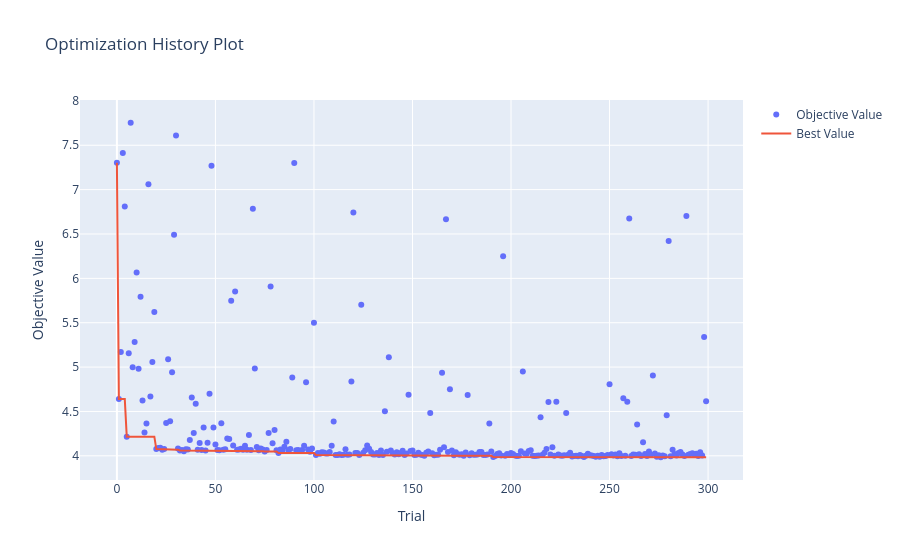

The notebook cell saved with this chart:
### Code cell
#optuna.visualization.plot_optimization_history(rf_model_study)

### Figure 1 — Plotly figure (JSON) as saved in the notebook; plotly's stock layout.template omitted (floating-point values rounded to 4 significant figures; data arrays with more than 128 entries replaced by an {"elided": "..."} marker saying what was removed)
{"data": [{"mode": "markers", "name": "Objective Value", "type": "scatter", "x": {"elided": "300 int values"}, "y": {"elided": "300 float values"}}, {"mode": "lines", "name": "Best Value", "type": "scatter", "x": {"elided": "300 int values"}, "y": {"elided": "300 float values"}}, {"marker": {"color": "#cccccc"}, "mode": "markers", "name": "Infeasible Trial", "showlegend": false, "type": "scatter", "x": [], "y": []}], "layout": {"title": {"text": "Optimization History Plot"}, "xaxis": {"title": {"text": "Trial"}}, "yaxis": {"title": {"text": "Objective Value"}}}}
